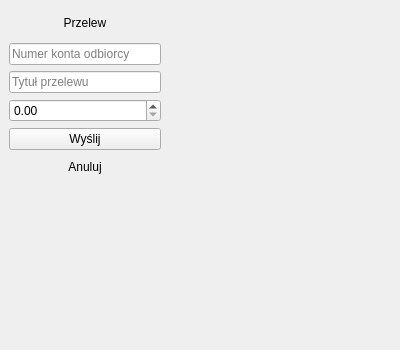
<?xml version="1.0" encoding="UTF-8"?>
<ui version="4.0">
 <class>TransferDialog</class>
 <widget class="QWidget" name="TransferDialog">
  <property name="geometry">
   <rect>
    <x>0</x>
    <y>0</y>
    <width>400</width>
    <height>350</height>
   </rect>
  </property>
  <property name="windowTitle">
   <string>System Bankowy z Wieloma Kontami</string>
  </property>
  <widget class="QWidget" name="centralwidget">
   <property name="geometry">
    <rect>
     <x>0</x>
     <y>0</y>
     <width>170</width>
     <height>187</height>
    </rect>
   </property>
   <layout class="QVBoxLayout" name="verticalLayout">
    <item>
     <widget class="QStackedWidget" name="stackedWidget">
      <property name="currentIndex">
       <number>0</number>
      </property>
      <widget class="QWidget" name="loginPage">
       <layout class="QVBoxLayout" name="vbox1">
        <item>
         <widget class="QLabel" name="label">
          <property name="text">
           <string>Przelew</string>
          </property>
          <property name="alignment">
           <set>Qt::AlignmentFlag::AlignCenter</set>
          </property>
         </widget>
        </item>
        <item>
         <widget class="QLineEdit" name="editTarget">
          <property name="placeholderText">
           <string>Numer konta odbiorcy</string>
          </property>
         </widget>
        </item>
        <item>
         <widget class="QLineEdit" name="editTitle">
          <property name="placeholderText">
           <string>Tytuł przelewu</string>
          </property>
         </widget>
        </item>
        <item>
         <widget class="QDoubleSpinBox" name="spinAmount"/>
        </item>
        <item>
         <widget class="QPushButton" name="btnConfirm">
          <property name="text">
           <string>Wyślij</string>
          </property>
         </widget>
        </item>
        <item>
         <widget class="QPushButton" name="btnCancel">
          <property name="text">
           <string>Anuluj</string>
          </property>
          <property name="flat">
           <bool>true</bool>
          </property>
         </widget>
        </item>
       </layout>
      </widget>
     </widget>
    </item>
   </layout>
  </widget>
 </widget>
 <resources/>
 <connections/>
</ui>
